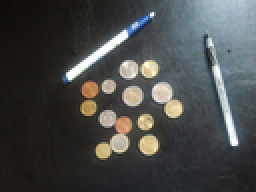
%> input picture input/ps1-input1.png, 128 x 96 px, shrunk from 683 x 512 before the run (shown 2 times larger)
$ octave ps1.m   (GNU Octave 9; MATLAB toolbox functions it lacks are replaced by stand-ins)
%> lines starting %> are read from the running program, lines starting %| are printed output that depends on the picture; in (x1, y1, x2, y2) boxes, pixels count from 0 and x2, y2 are one past the last pixel; in counts of white or black regions, pixels touching at a corner belong together; the program's own positions count from 1
### find_circles.m
function [centers, radii] = find_circles(BW, radius_range)
  [width,height] = size(BW);
  H = zeros(width, height, 180);

  for x = 1:width
    for y = 1:height
      element = BW(x, y);
      if element != 0
        for(radius = radius_range(1):1:radius_range(2))
          for theta=1:180
            a = x - radius * cos(theta) + radius*2;
            b = y + radius * sin(theta) + radius*2;
            if a > 0 && b > 0 && a < width && b < height
              H(floor(a), floor(b), radius) += 1;
            end
          end
        end
      end
    end
  end


  numpeaks = 10;

  [width, height, depth] = size(H)
  maxs = zeros(1, numpeaks, 'uint32');
  maxX = zeros(1, numpeaks, 'uint32');
  maxY = zeros(1, numpeaks, 'uint32');

  [sortedValues,sortIndex] = sort(H(:),'descend');
  maxIndex = sortIndex(1:numpeaks);


  s = [width,height];
  for i=1:numpeaks
    [I,J] = ind2sub(s,sortIndex(i));
    maxX(i) = I;
    maxY(i) = J;
    maxs(i) = H(I, J);
  end
 peaks = [maxX; maxY]
endfunction

### ps1.m
% ps1
pkg load image;  % Octave only

%% 1-a
%img = imread('input/ps1-input0.png');  % already grayscale
%img_edges = edge(img, 'canny');

%imwrite(img_edges, fullfile('output', 'ps1-1-a-1.png'));  % save as output/ps1-1-a-1.png

%% 2-a
%[H, theta, rho] = hough_lines_acc(img_edges);  % defined in hough_lines_acc.m
%[H2, theta] = houghtf(img_edges);
%figure, imagesc(H);
%figure, imagesc(H2);

%% 2-b
% [43 lines of commented-out code are left out]
img3 = rgb2gray(imread('input/ps1-input1.png'));
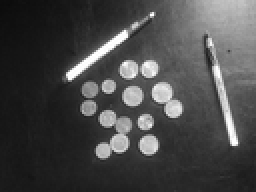
%> img3: size 96x128 uint8 (shown 2 times larger); min 11, max 255, mean 72.5
h = fspecial('gaussian', 20, 5);
filtered_img3 = imfilter(img3, h);
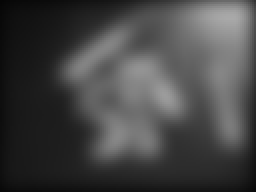
%> filtered_img3: size 96x128 uint8 (shown 2 times larger); min 5, max 169, mean 68.8
img3_edges = edge(filtered_img3, 'canny');
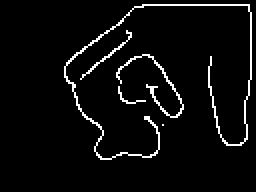
%> img3_edges: size 96x128 logical (shown 2 times larger); 4.5% white in thin lines or dots, all inside (x1, y1, x2, y2) = (32, 2, 126, 80)
[centers, radiuses] = find_circles(img3_edges, [20 50]);
%> after the loop in find_circles, `for x = 1:width`: a = 209.9; b = 115.9
%> in find_circles, `[width, height, depth] = size(H)`: depth = 180
%> in find_circles, `maxIndex = sortIndex(1:numpeaks);`: maxIndex = [305563; 257249; 268412; 257153; 267927; 242772; 255832; 292985; 269732; 242869]
%> in find_circles, `s = [width,height];`: s = [96 128]
%> the loop in find_circles, `for i=1:numpeaks` made 10 passes
%> (I, J) on passes 1 to 10: (91, 3183), (65, 2680), (92, 2796), (65, 2679), (87, 2791), (84, 2529), (88, 2665), (89, 3052), (68, 2810), (85, 2530)
%> after the loop in find_circles, `for i=1:numpeaks`: maxX = [91 65 92 65 87 84 88 89 68 85]; maxY = [3183 2680 2796 2679 2791 2529 2665 3052 2810 2530]; maxs = [54 52 51 49 48 47 46 46 45 44]
%> in find_circles, `peaks = [maxX; maxY]`: peaks = 10 columns, first 8: [91 65 92 65 87 84 88 89; 3183 2680 2796 2679 2791 2529 2665 3052]
%> (the run ends here)
